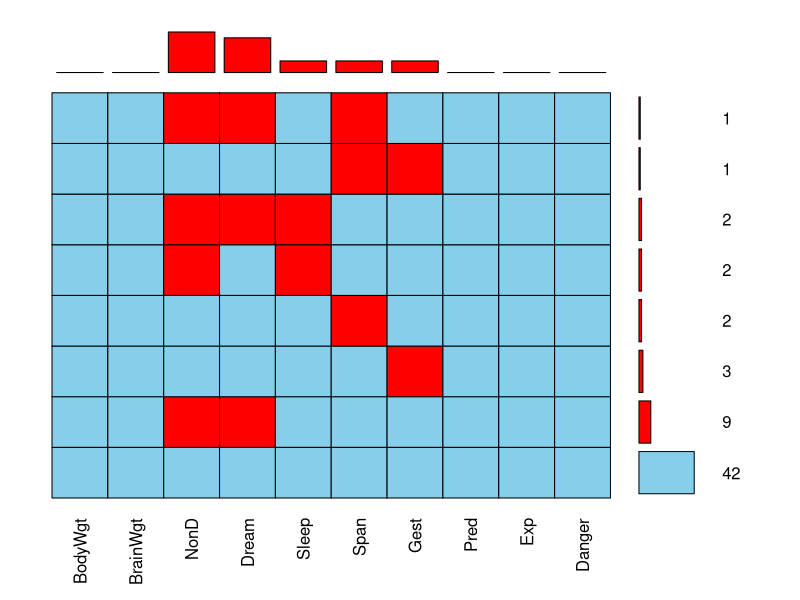
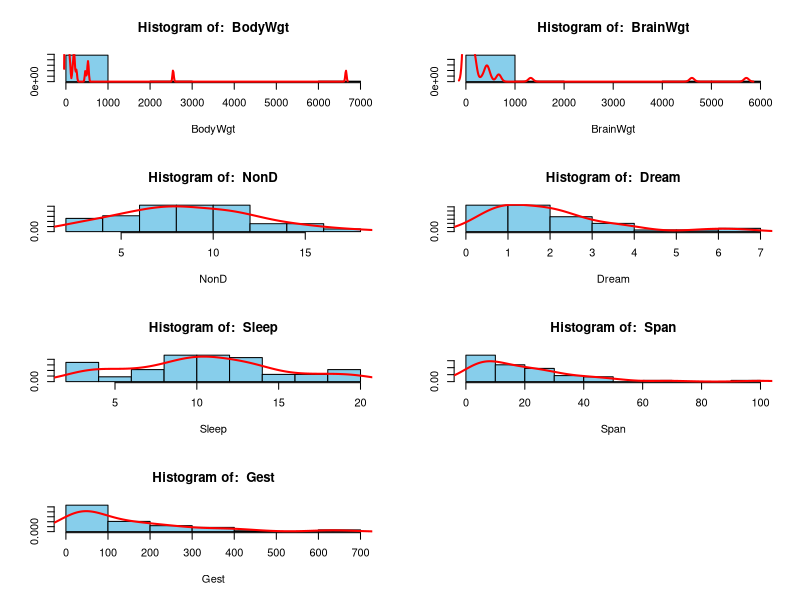
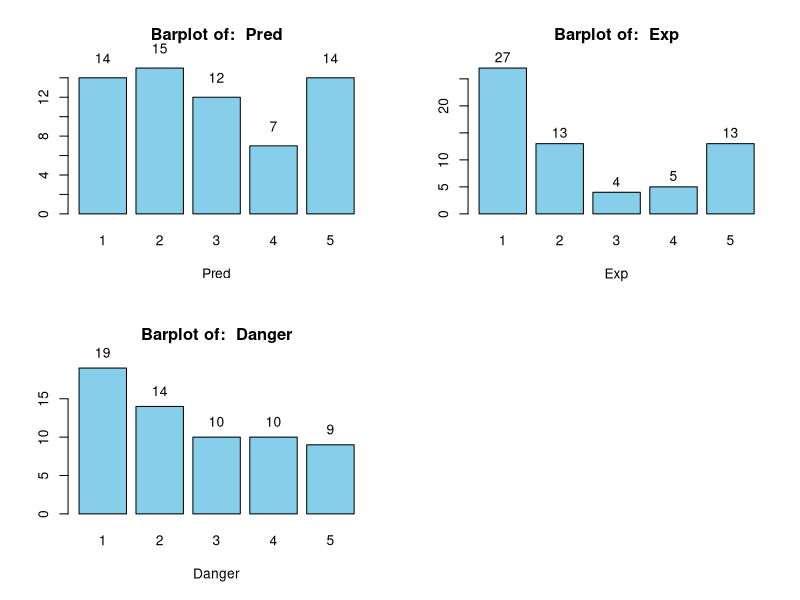

Generate these figures, in order, with R:
## ---- chunk 1
library(VIM)
str(sleep)#The structure of sleep
summary(sleep)#The summary of sleep
## ---- chunk 2
aggr(sleep, combined=T, numbers=T, prop=F, ylab='')#To draw the missing plot
## ---- chunk 3
indexInt <- sapply(sleep, is.integer)#find out which variable is integer
sleepIntVar <- sleep[, indexInt]# as in categorical
sleepNumVar <- sleep[, !indexInt]#as in continuous
## ---- chunk 4
#To decide how to arrange our plots
autoMfrow <- function(x){
  if (x%%2==0){
    par(mfrow=c((x)/2,2))
  } else{
    par(mfrow=c((x+1)/2,2))
  }
}
numCnt <- ncol(sleepNumVar)
autoMfrow(numCnt)#To set the arrangement of plots
numVarName <- names(sleepNumVar)
#To plot all histograms for continuous values
for (name in numVarName){
  histNum <- hist(sleepNumVar[,name],
       freq=FALSE,
       col="skyblue",
       xlab=name,
       ylab='',
       main=paste("Histogram of: ", name))
  lines(density(sleepNumVar[,name], na.rm=TRUE), lwd=2, col="red")
}
## ---- chunk 5
intCnt <- ncol(sleepIntVar)
autoMfrow(intCnt)#To set the arrangement of plots
intVarName <- names(sleepIntVar)
#To plot all barplots for categorical values
for (name in intVarName){
  barplotInt <- barplot(table(sleepIntVar[,name]),
       xlab=name,
       col="skyblue",
       main=paste("Barplot of: ", name))
  text(x=barplotInt, y=table(sleepIntVar[,name])+2, labels=as.character(table(sleepIntVar[,name])), xpd=TRUE)
}
